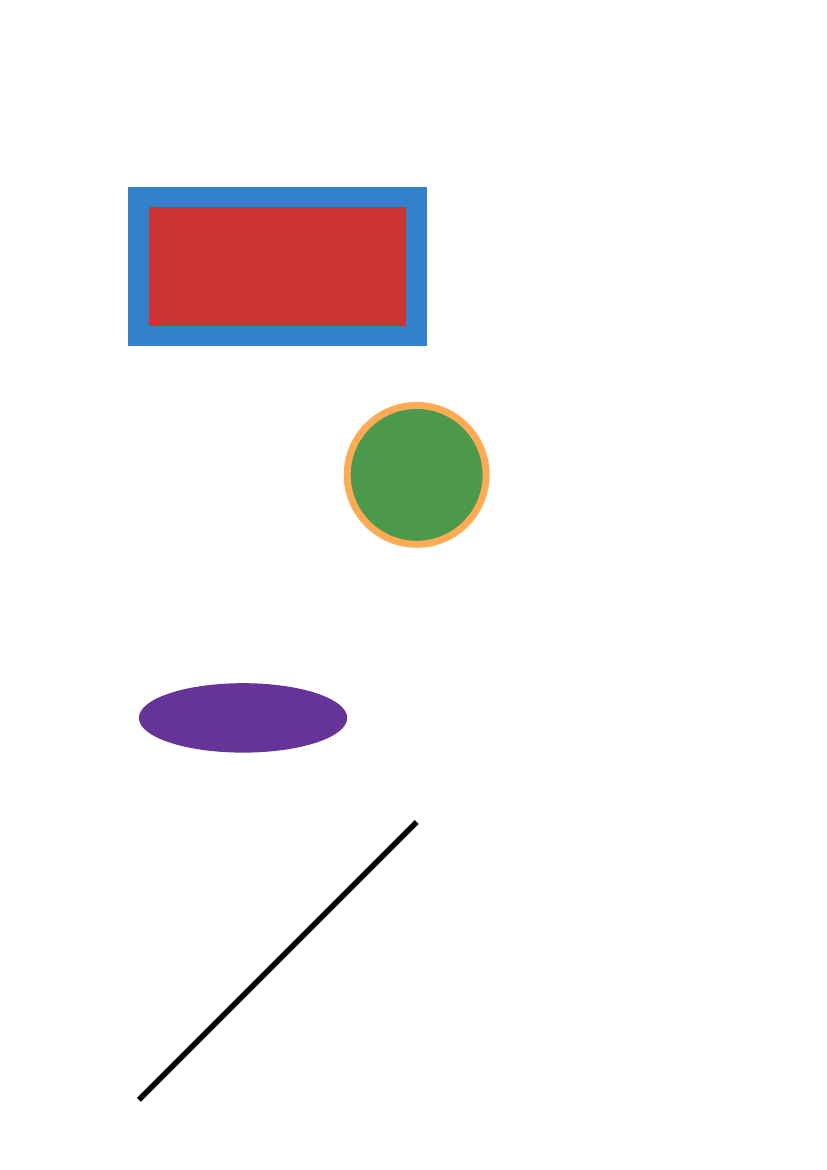

Source code (Python):
#!/usr/bin/env python3

from reportlab.lib.pagesizes import A4
from reportlab.pdfgen import canvas
from reportlab.lib.colors import HexColor

filename = "shapes.pdf"
c = canvas.Canvas(filename, pagesize=A4)

# Mides de la pàgina
page_width, page_height = A4

# Dibuixar una línia
c.setLineWidth(4)
c.setStrokeColor(HexColor("#55AAFF"))
c.line(100, 50, 300, 250)

# Dibuixar un rectangle
c.setStrokeColorRGB(0.2, 0.5, 0.8) 
c.setFillColorRGB(0.8, 0.2, 0.2)
c.setLineWidth(15)
c.rect(100, 600, 200, 100, stroke=1, fill=1)

# Dibuixar un cercle
c.setLineWidth(5)
c.setStrokeColor(HexColor("#FFAA55"))
c.setFillColorRGB(0.3, 0.6, 0.3)
c.circle(300, 500, 50, stroke=1, fill=1)

# Dibuixar una el·lipse
c.setFillColorRGB(0.4, 0.2, 0.6)
c.ellipse(100, 300, 250, 350, stroke=0, fill=1)

c.save()
